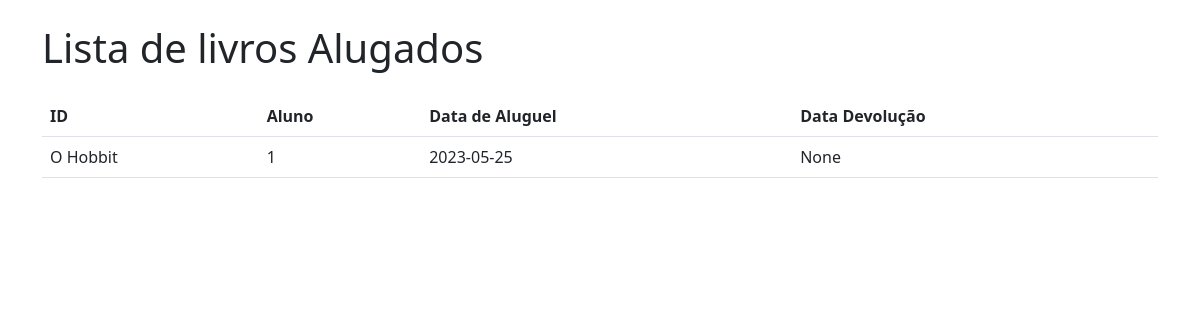
/livros_alugados (signed in), run on an earlier commit of the app's database.
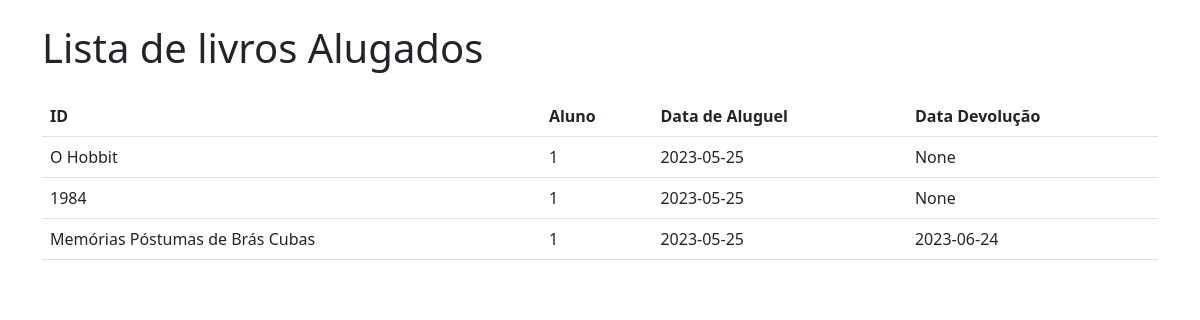
And on a later commit of the database.
### Biblioteca/app.py (models this page shows)
class Livro(db.Model):
    __tablename__ = 'livros'
    idLivro = db.Column(db.Integer, primary_key=True)
    tituloLivro = db.Column(db.String(100), nullable=False)
    editora = db.Column(db.String(100), nullable=False)
    anoLivro = db.Column(db.Integer, nullable=False)
    quantidadeLivros = db.Column(db.Integer, nullable=False)
    qtdeLivDisponiveis = db.Column(db.Integer, nullable=False)

class LivrosAlugados(db.Model):
    __tablename__ = "livros_alugados"
    id = db.Column(db.Integer, primary_key=True)
    aluno_id = db.Column(db.Integer, db.ForeignKey('alunos.id'))
    livro_id = db.Column(db.Integer, db.ForeignKey('livros.idLivro'))
    dataAluguel = db.Column(db.String(100), nullable=False)
    dataDevolucao = db.Column(db.String(100), nullable=True)

### Biblioteca/app.py (the view)
@app.route("/livros_alugados")
@login_required
def livros_alugados():
    livros = Livro.query.all()
    alunos = Aluno.query.all()
    livros_alugados = LivrosAlugados.query.all()
    return render_template("livros_alugados.html", livros_alugados=livros_alugados, livros=livros, alunos=alunos)

### Biblioteca/app.py (called while the page is built)
@login_manager.user_loader
def load_user(user_id):
    return User.query.get(user_id)

### Biblioteca/templates/livros_alugados.html (shortened to what this page needs)
<!DOCTYPE html>
<html lang="en">
  <head>
    <link
      rel="stylesheet"
      href="{{ url_for('static', filename='css/bootstrap.min.css') }}"
    />
  </head>
  <body>
    <div class="container">
      <h1 class="mt-4 mb-4">Lista de livros Alugados</h1>
      <table class="table">
        <thead>
          <tr>
            <th>ID</th>
            <th>Aluno</th>
            <th>Data de Aluguel</th>
            <th>Data Devolução</th>
          </tr>
        </thead>
        <tbody>
          {% for livro_alugado in livros_alugados %}
          <tr>
            <td value="{{ livro_alugado.livro_id }}">
              {{ livros[livro_alugado.livro_id - 1].tituloLivro }}
            </td>
            <td>{{ livro_alugado.aluno_id }}</td>
            <td>{{ livro_alugado.dataAluguel }}</td>
            <td>{{ livro_alugado.dataDevolucao }}</td>
          </tr>
          {% endfor %}
        </tbody>
      </table>
    </div>
  </body>
</html>

What changed in the data, as far as the page shows it:
added LivrosAlugados: {{ livro_alugado.livro_id }} 2 (drawn), aluno_id "1", dataAluguel "2023-05-25", dataDevolucao "None"
added Livro: tituloLivro "1984"
added LivrosAlugados: {{ livro_alugado.livro_id }} 3 (drawn), aluno_id "1", dataAluguel "2023-05-25", dataDevolucao "2023-06-24"
added Livro: tituloLivro "Memórias Póstumas de Brás Cubas"
